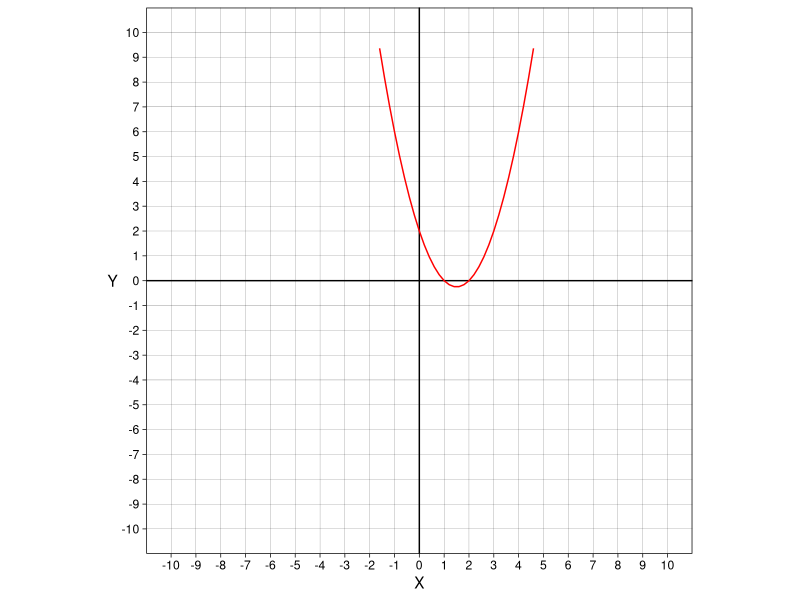
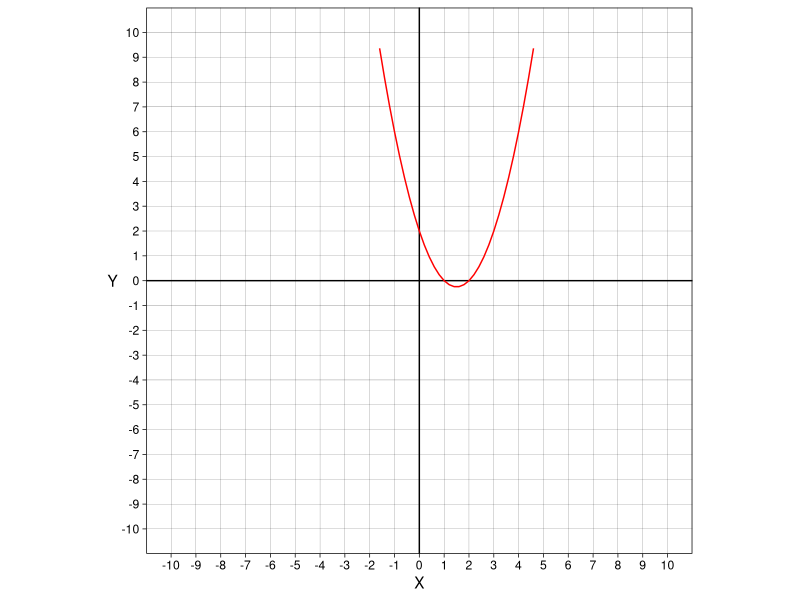
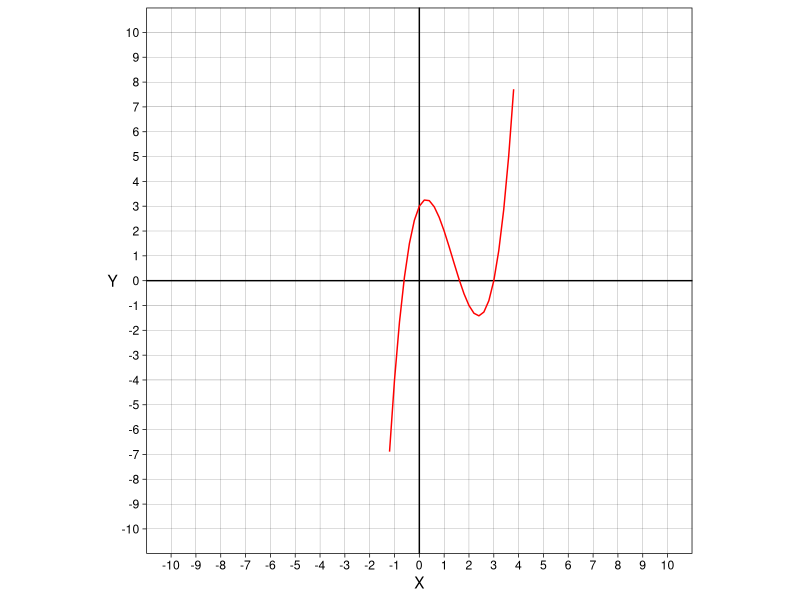
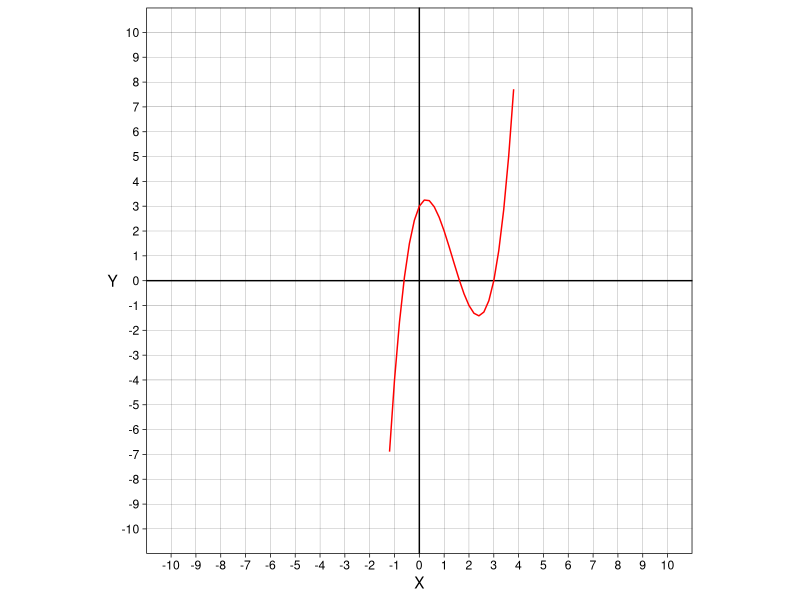
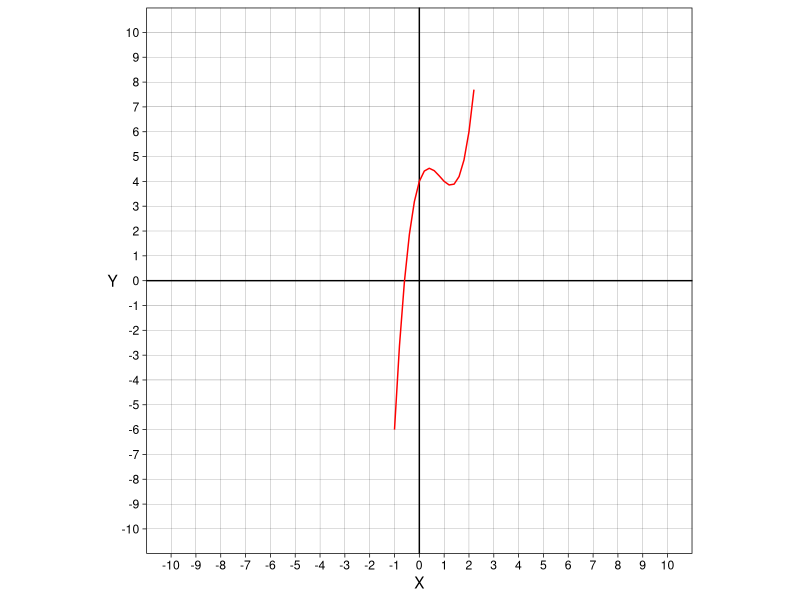
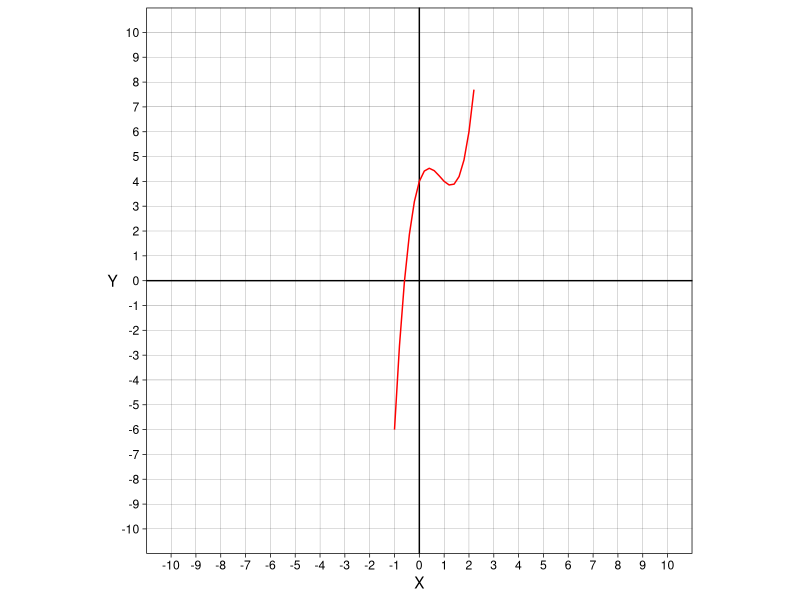
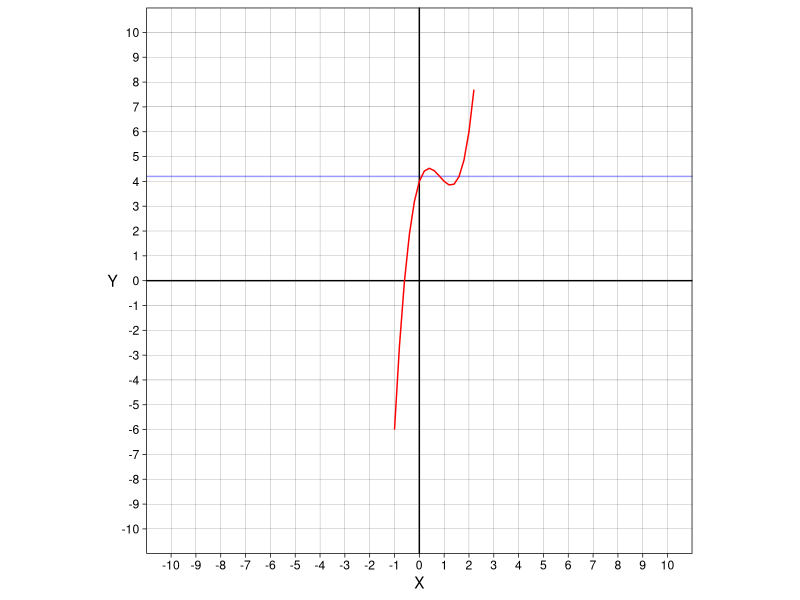
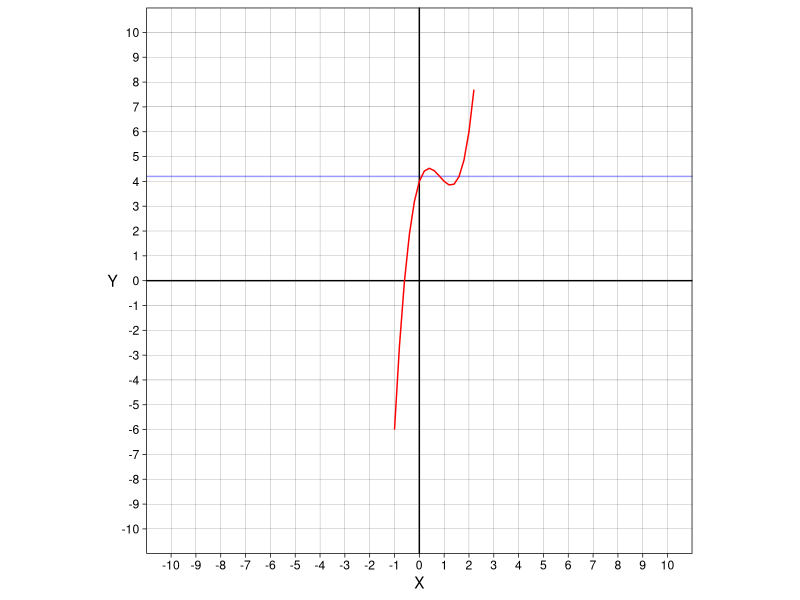

These charts were generated, in order, by the following R code:
## ---- chunk 1
library(tidyverse)
## ---- chunk 2
q <- function(x) {
  x^2 - 3*x + 2
}

ggplot() +
  geom_hline(yintercept = 0) +
  geom_vline(xintercept = 0) +
  geom_function(fun = q, color = "red") +
  coord_fixed(xlim = c(-10, 10), ylim= c(-10, 10)) +
  scale_x_continuous(breaks = -10:10, limits = c(-10, 10))+
  scale_y_continuous(breaks = -10:10, limits = c(-10, 10))+
  labs(x = "X",
       y = "Y")+
  theme_linedraw()+
  theme(
    panel.grid.minor = element_blank(),
    axis.title.y = element_text(angle = 0, vjust = 0.5)
  )
## ---- chunk 3
q <- function(x) {
  x^2 - 3*x + 2
}

ggplot() +
  geom_hline(yintercept = 0) +
  geom_vline(xintercept = 0) +
  geom_function(fun = q, color = "red") +
  coord_fixed(xlim = c(-10, 10), ylim= c(-10, 10)) +
  scale_x_continuous(breaks = -10:10, limits = c(-10, 10))+
  scale_y_continuous(breaks = -10:10, limits = c(-10, 10))+
  labs(x = "X",
       y = "Y")+
  theme_linedraw()+
  theme(
    panel.grid.minor = element_blank(),
    axis.title.y = element_text(angle = 0, vjust = 0.5)
  )
## ---- chunk 4
q <- function(x) {
  x^3 - 4*x^2 + 2*x +3
}

ggplot() +
  geom_hline(yintercept = 0) +
  geom_vline(xintercept = 0) +
  geom_function(fun = q, color = "red") +
  coord_fixed(xlim = c(-10, 10), ylim= c(-10, 10)) +
  scale_x_continuous(breaks = -10:10, limits = c(-10, 10))+
  scale_y_continuous(breaks = -10:10, limits = c(-10, 10))+
  labs(x = "X",
       y = "Y")+
  theme_linedraw()+
  theme(
    panel.grid.minor = element_blank(),
    axis.title.y = element_text(angle = 0, vjust = 0.5)
  )
## ---- chunk 5
v <- function(x) {
  x^3 - 4*x^2 + 2*x +3
}

ggplot() +
  geom_hline(yintercept = 0) +
  geom_vline(xintercept = 0) +
  geom_function(fun = v, color = "red") +
  coord_fixed(xlim = c(-10, 10), ylim= c(-10, 10)) +
  scale_x_continuous(breaks = -10:10, limits = c(-10, 10))+
  scale_y_continuous(breaks = -10:10, limits = c(-10, 10))+
  labs(x = "X",
       y = "Y")+
  theme_linedraw()+
  theme(
    panel.grid.minor = element_blank(),
    axis.title.y = element_text(angle = 0, vjust = 0.5)
  )
## ---- chunk 6
f <- function(x) {
  2*x^3 - 5*x^2 + 3*x +4
}

ggplot() +
  geom_hline(yintercept = 0) +
  geom_vline(xintercept = 0) +
  geom_function(fun = f, color = "red") +
  coord_fixed(xlim = c(-10, 10), ylim= c(-10, 10)) +
  scale_x_continuous(breaks = -10:10, limits = c(-10, 10))+
  scale_y_continuous(breaks = -10:10, limits = c(-10, 10))+
  labs(x = "X",
       y = "Y")+
  theme_linedraw()+
  theme(
    panel.grid.minor = element_blank(),
    axis.title.y = element_text(angle = 0, vjust = 0.5)
  )
## ---- chunk 7
f <- function(x) {
  2*x^3 - 5*x^2 + 3*x +4
}

ggplot() +
  geom_hline(yintercept = 0) +
  geom_vline(xintercept = 0) +
  geom_function(fun = f, color = "red") +
  coord_fixed(xlim = c(-10, 10), ylim= c(-10, 10)) +
  scale_x_continuous(breaks = -10:10, limits = c(-10, 10))+
  scale_y_continuous(breaks = -10:10, limits = c(-10, 10))+
  labs(x = "X",
       y = "Y")+
  theme_linedraw()+
  theme(
    panel.grid.minor = element_blank(),
    axis.title.y = element_text(angle = 0, vjust = 0.5)
  )
## ---- chunk 8
t <- function(x) {
  2*x^3 - 5*x^2 + 3*x +4
}

ggplot() +
  geom_hline(yintercept = 0) +
  geom_hline(yintercept = 4.2, alpha = 0.4, color = "blue")+
  geom_vline(xintercept = 0) +
  geom_function(fun = t, color = "red") +
  coord_fixed(xlim = c(-10, 10), ylim= c(-10, 10)) +
  scale_x_continuous(breaks = -10:10, limits = c(-10, 10))+
  scale_y_continuous(breaks = -10:10, limits = c(-10, 10))+
  labs(x = "X",
       y = "Y")+
  theme_linedraw()+
  theme(
    panel.grid.minor = element_blank(),
    axis.title.y = element_text(angle = 0, vjust = 0.5)
  )
## ---- chunk 9
t <- function(x) {
  2*x^3 - 5*x^2 + 3*x +4
}

ggplot() +
  geom_hline(yintercept = 0) +
  geom_hline(yintercept = 4.2, alpha = 0.4, color = "blue")+
  geom_vline(xintercept = 0) +
  geom_function(fun = t, color = "red") +
  coord_fixed(xlim = c(-10, 10), ylim= c(-10, 10)) +
  scale_x_continuous(breaks = -10:10, limits = c(-10, 10))+
  scale_y_continuous(breaks = -10:10, limits = c(-10, 10))+
  labs(x = "X",
       y = "Y")+
  theme_linedraw()+
  theme(
    panel.grid.minor = element_blank(),
    axis.title.y = element_text(angle = 0, vjust = 0.5)
  )
## ---- chunk 10
m <- function(x) {
  x^4-2*x^3-3*x^2+5*x+1
}

ggplot() +
  geom_hline(yintercept = 0) +
  geom_vline(xintercept = 0) +
  geom_function(fun = m, color = "red") +
  coord_fixed(xlim = c(-10, 10), ylim= c(-10, 10)) +
  scale_x_continuous(breaks = -10:10, limits = c(-10, 10))+
  scale_y_continuous(breaks = -10:10, limits = c(-10, 10))+
  labs(x = "X",
       y = "Y")+
  theme_linedraw()+
  theme(
    panel.grid.minor = element_blank(),
    axis.title.y = element_text(angle = 0, vjust = 0.5)
  )
## ---- chunk 11
g <- function(x) {
  x^4-1*x^3-3*x^2+3*x+7
}

ggplot() +
  geom_hline(yintercept = 0) +
  geom_vline(xintercept = 0) +
  geom_function(fun = g, color = "red") +
  coord_fixed(xlim = c(-10, 10), ylim= c(-10, 10)) +
  scale_x_continuous(breaks = -10:10, limits = c(-10, 10))+
  scale_y_continuous(breaks = -10:10, limits = c(-10, 10))+
  labs(x = "X",
       y = "Y")+
  theme_linedraw()+
  theme(
    panel.grid.minor = element_blank(),
    axis.title.y = element_text(angle = 0, vjust = 0.5)
  )
## ---- chunk 12
h <- function(x) {
  x^4-x^3-4*x^2+x-3
}

ggplot() +
  geom_hline(yintercept = 0) +
  geom_vline(xintercept = 0) +
  geom_function(fun = h, color = "red") +
  coord_fixed(xlim = c(-10, 10), ylim= c(-10, 10)) +
  scale_x_continuous(breaks = -10:10, limits = c(-10, 10))+
  scale_y_continuous(breaks = -10:10, limits = c(-10, 10))+
  labs(x = "X",
       y = "Y")+
  theme_linedraw()+
  theme(
    panel.grid.minor = element_blank(),
    axis.title.y = element_text(angle = 0, vjust = 0.5)
  )
## ---- chunk 13
w <- function(x) {
  x^4-2.2*x^3-3*x^2+2*x+2
}

ggplot() +
  geom_hline(yintercept = 0) +
  geom_vline(xintercept = 0) +
  geom_function(fun = w, color = "red") +
  coord_fixed(xlim = c(-10, 10), ylim= c(-10, 10)) +
  scale_x_continuous(breaks = -10:10, limits = c(-10, 10))+
  scale_y_continuous(breaks = -10:10, limits = c(-10, 10))+
  labs(x = "X",
       y = "Y")+
  theme_linedraw()+
  theme(
    panel.grid.minor = element_blank(),
    axis.title.y = element_text(angle = 0, vjust = 0.5)
  )
## ---- chunk 14
k <- function(x) {x^4+3*x^3-17*x^2-39*x-20}

k(1)
k(0)
k(4)
k(-5)
k(-1)
## ---- chunk 15
k <- function(x) {x^4+3*x^3-17*x^2-39*x-20}

ggplot() +
  geom_hline(yintercept = 0) +
  geom_vline(xintercept = 0) +
  geom_function(fun = k, color = "red") +
  coord_cartesian(xlim = c(-10, 10), ylim= c(-50, 10)) +
  scale_x_continuous(breaks = -10:10, limits = c(-10, 10))+
  scale_y_continuous(breaks = -50:10, limits = c(-50, 10))+
  labs(x = "X",
       y = "Y")+
  theme_linedraw()+
  theme(
    panel.grid.minor = element_blank(),
    axis.title.y = element_text(angle = 0, vjust = 0.5),
    axis.text.y = element_blank(),
    axis.ticks.y = element_blank()
  )
